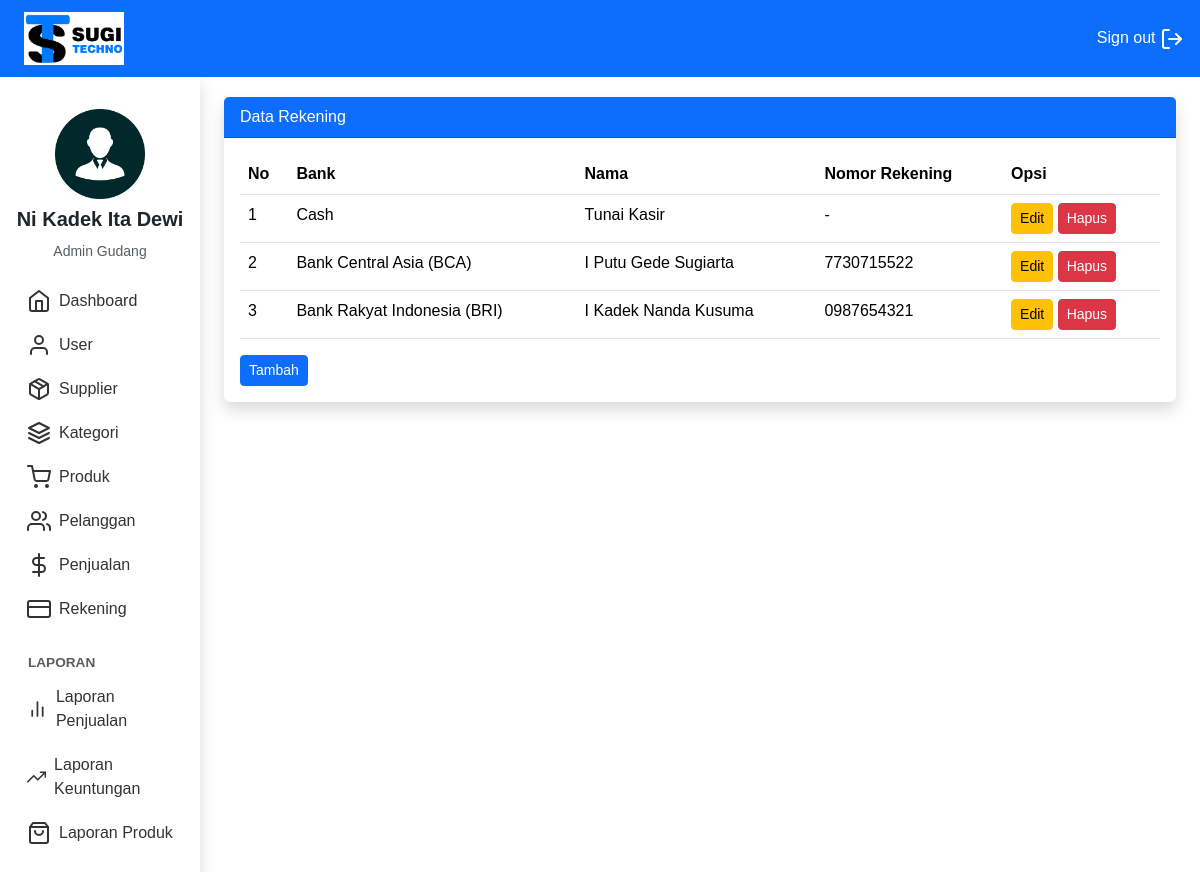
The app's page /Gudang/index.php?page=rekening (signed in) with its own data.
### tables this page shows
CREATE TABLE `rekening` (
  `id_rekening` int(11) NOT NULL,
  `id_toko` int(11) NOT NULL,
  `bank` varchar(100) NOT NULL,
  `nomor` varchar(100) NOT NULL,
  `nama` varchar(100) NOT NULL
);

### Gudang/rekening.php (the view)
<?php
$id_toko = $_SESSION['user']['id_toko'];
$rekening = array();
$ambil = $koneksi->query("SELECT * FROM rekening WHERE id_toko='$id_toko'");
while ($tiap = $ambil->fetch_assoc())
{
    $rekening[] = $tiap;
}
?>
<div class="card border-0 shadow">
    <div class="card-header bg-primary text-white">Data Rekening</div>
    <div class="card-body">
        <table class="table" >
            <thead>
                <tr>
                    <th>No</th>
                    <th>Bank</th>
                    <th>Nama</th>
                    <th>Nomor Rekening</th>
                    <th>Opsi</th>
                </tr>
            </thead>
            <tbody>
                <?php foreach ($rekening as $key => $value): ?>
                    <tr>
                        <td><?php echo $key+1 ?></td>
                        <td><?php echo $value['bank'] ?></td>
                        <td><?php echo $value['nama'] ?></td>
                        <td><?php echo $value['nomor'] ?></td>
                        <td>
                        <a class="btn btn-warning btn-sm" href="index.php?page=rekening_edit&id=<?php echo $value["id_rekening"] ?>">Edit</a>
                        <a class="btn btn-danger btn-sm" href="index.php?page=rekening_hapus&id=<?php echo $value["id_rekening"] ?>">Hapus</a>
                        </td>
                    </tr>
                <?php endforeach ?>
            </tbody>
        </table>
        <a class="btn btn-primary btn-sm" href="index.php?page=rekening_tambah">Tambah</a>
    </div>
</div>

### Gudang/index.php (style rules this page uses)
body { font-family: 'Arial', sans-serif; background-color: #f8f9fa; }

### records on screen
rekening: bank "Cash", nama "Tunai Kasir", nomor "-"
rekening: bank "Bank Central Asia (BCA)", nama "I Putu Gede Sugiarta", nomor "7730715522"
rekening: bank "Bank Rakyat Indonesia (BRI)", nama "I Kadek Nanda Kusuma", nomor "0987654321"

### other values on screen
$_SESSION['user']['nama_user'] "Ni Kadek Ita Dewi"
